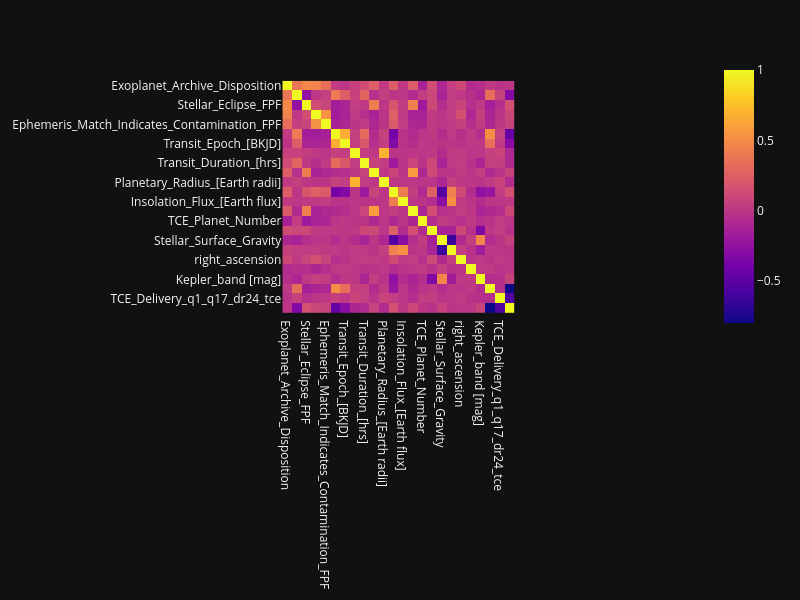

The notebook cell saved with this chart:
### Code cell
fig_corrMatrix = px.imshow(keplerCorrMatrix, width=800, height=600)
fig_corrMatrix.update_yaxes(automargin=True)
fig_corrMatrix.update_layout(template="plotly_dark")
fig_corrMatrix.show()

### Figure 1 — Plotly figure (JSON) as saved in the notebook; plotly's stock layout.template omitted (floating-point values rounded to 4 significant figures; data arrays with more than 128 entries replaced by an {"elided": "..."} marker saying what was removed)
{"data": [{"coloraxis": "coloraxis", "hovertemplate": "x: %{x}<br>y: %{y}<br>color: %{z}<extra></extra>", "type": "heatmap", "x": ["Exoplanet_Archive_Disposition", "Not_Transit-Like_FPF", "Stellar_Eclipse_FPF", "Centroid_Offset_FPF", "Ephemeris_Match_Indicates_Contamination_FPF", "Orbital_Period_[days]", "Transit_Epoch_[BKJD]", "Impact_Parameter", "Transit_Duration_[hrs]", "Transit_Depth_[ppm]", "Planetary_Radius_[Earth radii]", "Equilibrium_Temperature_[K]", "Insolation_Flux_[Earth flux]", "Transit_Signal-to-Noise", "TCE_Planet_Number", "Stellar_Effective_Temperature_[K]", "Stellar_Surface_Gravity", "Stellar_Radius_[Solar_radii]", "right_ascension", "declination", "Kepler_band [mag]", "TCE_Delivery_q1_q16_tce", "TCE_Delivery_q1_q17_dr24_tce", "TCE_Delivery_q1_q17_dr25_tce"], "y": ["Exoplanet_Archive_Disposition", "Not_Transit-Like_FPF", "Stellar_Eclipse_FPF", "Centroid_Offset_FPF", "Ephemeris_Match_Indicates_Contamination_FPF", "Orbital_Period_[days]", "Transit_Epoch_[BKJD]", "Impact_Parameter", "Transit_Duration_[hrs]", "Transit_Depth_[ppm]", "Planetary_Radius_[Earth radii]", "Equilibrium_Temperature_[K]", "Insolation_Flux_[Earth flux]", "Transit_Signal-to-Noise", "TCE_Planet_Number", "Stellar_Effective_Temperature_[K]", "Stellar_Surface_Gravity", "Stellar_Radius_[Solar_radii]", "right_ascension", "declination", "Kepler_band [mag]", "TCE_Delivery_q1_q16_tce", "TCE_Delivery_q1_q17_dr24_tce", "TCE_Delivery_q1_q17_dr25_tce"], "z": {"elided": "24x24 float values"}}], "layout": {"coloraxis": {"colorscale": [[0, "#0d0887"], [0.1111, "#46039f"], [0.2222, "#7201a8"], [0.3333, "#9c179e"], [0.4444, "#bd3786"], [0.5556, "#d8576b"], [0.6667, "#ed7953"], [0.7778, "#fb9f3a"], [0.8889, "#fdca26"], [1, "#f0f921"]]}, "height": 600, "margin": {"t": 60}, "width": 800, "xaxis": {"autorange": true, "constrain": "domain", "domain": [0.001269, 0.9987], "range": [-0.5, 23.5], "scaleanchor": "y", "type": "category"}, "yaxis": {"automargin": true, "autorange": true, "constrain": "domain", "domain": [0.07283, 0.9272], "range": [23.5, -0.5], "type": "category"}}}
